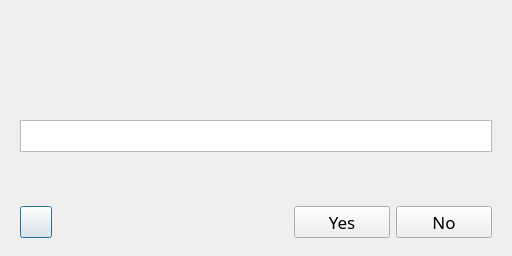
<?xml version="1.0" encoding="UTF-8"?>
<ui version="4.0">
 <class>DialogBool</class>
 <widget class="QDialog" name="DialogBool">
  <property name="geometry">
   <rect>
    <x>0</x>
    <y>0</y>
    <width>512</width>
    <height>256</height>
   </rect>
  </property>
  <property name="minimumSize">
   <size>
    <width>512</width>
    <height>192</height>
   </size>
  </property>
  <property name="font">
   <font>
    <family>Metropolis</family>
    <pointsize>13</pointsize>
   </font>
  </property>
  <property name="windowIcon">
   <iconset resource="../../resources/resources.qrc">
    <normaloff>:/logo/logo/logdoctor.svg</normaloff>:/logo/logo/logdoctor.svg</iconset>
  </property>
  <property name="modal">
   <bool>true</bool>
  </property>
  <layout class="QVBoxLayout" name="verticalLayout">
   <item>
    <widget class="QFrame" name="frame_Message">
     <property name="sizePolicy">
      <sizepolicy hsizetype="Preferred" vsizetype="Minimum">
       <horstretch>0</horstretch>
       <verstretch>0</verstretch>
      </sizepolicy>
     </property>
     <layout class="QGridLayout" name="gridLayout">
      <item row="0" column="0">
       <widget class="QLabel" name="label_Icon">
        <property name="minimumSize">
         <size>
          <width>64</width>
          <height>64</height>
         </size>
        </property>
        <property name="maximumSize">
         <size>
          <width>64</width>
          <height>64</height>
         </size>
        </property>
        <property name="pixmap">
         <pixmap resource="../../resources/resources.qrc">:/icons/quest</pixmap>
        </property>
        <property name="alignment">
         <set>Qt::AlignCenter</set>
        </property>
       </widget>
      </item>
      <item row="0" column="1">
       <widget class="QLabel" name="label_Title">
        <property name="minimumSize">
         <size>
          <width>0</width>
          <height>64</height>
         </size>
        </property>
        <property name="maximumSize">
         <size>
          <width>16777215</width>
          <height>64</height>
         </size>
        </property>
        <property name="font">
         <font>
          <family>Metropolis</family>
          <pointsize>13</pointsize>
         </font>
        </property>
        <property name="text">
         <string/>
        </property>
        <property name="wordWrap">
         <bool>true</bool>
        </property>
        <property name="indent">
         <number>8</number>
        </property>
       </widget>
      </item>
      <item row="1" column="0" colspan="2">
       <widget class="QLabel" name="label_Message">
        <property name="sizePolicy">
         <sizepolicy hsizetype="Preferred" vsizetype="Expanding">
          <horstretch>0</horstretch>
          <verstretch>0</verstretch>
         </sizepolicy>
        </property>
        <property name="minimumSize">
         <size>
          <width>0</width>
          <height>24</height>
         </size>
        </property>
        <property name="font">
         <font>
          <family>Metropolis</family>
          <pointsize>13</pointsize>
         </font>
        </property>
        <property name="alignment">
         <set>Qt::AlignLeading|Qt::AlignLeft|Qt::AlignTop</set>
        </property>
        <property name="wordWrap">
         <bool>true</bool>
        </property>
        <property name="margin">
         <number>4</number>
        </property>
       </widget>
      </item>
      <item row="2" column="0" colspan="2">
       <widget class="QTextBrowser" name="text_Additional">
        <property name="minimumSize">
         <size>
          <width>0</width>
          <height>24</height>
         </size>
        </property>
        <property name="font">
         <font>
          <family>Metropolis</family>
          <pointsize>11</pointsize>
         </font>
        </property>
        <property name="openLinks">
         <bool>false</bool>
        </property>
       </widget>
      </item>
      <item row="3" column="0" colspan="2">
       <widget class="QLabel" name="label_Question">
        <property name="sizePolicy">
         <sizepolicy hsizetype="Preferred" vsizetype="Expanding">
          <horstretch>0</horstretch>
          <verstretch>0</verstretch>
         </sizepolicy>
        </property>
        <property name="minimumSize">
         <size>
          <width>0</width>
          <height>24</height>
         </size>
        </property>
        <property name="font">
         <font>
          <family>Metropolis</family>
          <pointsize>13</pointsize>
         </font>
        </property>
        <property name="alignment">
         <set>Qt::AlignLeading|Qt::AlignLeft|Qt::AlignTop</set>
        </property>
        <property name="wordWrap">
         <bool>true</bool>
        </property>
        <property name="margin">
         <number>4</number>
        </property>
       </widget>
      </item>
     </layout>
    </widget>
   </item>
   <item>
    <widget class="QFrame" name="frame_Buttons">
     <property name="minimumSize">
      <size>
       <width>0</width>
       <height>48</height>
      </size>
     </property>
     <property name="maximumSize">
      <size>
       <width>16777215</width>
       <height>48</height>
      </size>
     </property>
     <layout class="QHBoxLayout" name="horizontalLayout">
      <item>
       <widget class="QPushButton" name="button_ShowAdditional">
        <property name="minimumSize">
         <size>
          <width>32</width>
          <height>32</height>
         </size>
        </property>
        <property name="maximumSize">
         <size>
          <width>32</width>
          <height>32</height>
         </size>
        </property>
        <property name="icon">
         <iconset resource="../../resources/resources.qrc">
          <normaloff>:/icons/down</normaloff>:/icons/down</iconset>
        </property>
        <property name="iconSize">
         <size>
          <width>32</width>
          <height>32</height>
         </size>
        </property>
       </widget>
      </item>
      <item>
       <spacer name="horizontalSpacer">
        <property name="orientation">
         <enum>Qt::Horizontal</enum>
        </property>
        <property name="sizeHint" stdset="0">
         <size>
          <width>333</width>
          <height>27</height>
         </size>
        </property>
       </spacer>
      </item>
      <item>
       <widget class="QPushButton" name="button_YES">
        <property name="minimumSize">
         <size>
          <width>96</width>
          <height>32</height>
         </size>
        </property>
        <property name="maximumSize">
         <size>
          <width>96</width>
          <height>32</height>
         </size>
        </property>
        <property name="text">
         <string>Yes</string>
        </property>
       </widget>
      </item>
      <item>
       <widget class="QPushButton" name="button_NO">
        <property name="minimumSize">
         <size>
          <width>96</width>
          <height>32</height>
         </size>
        </property>
        <property name="maximumSize">
         <size>
          <width>96</width>
          <height>32</height>
         </size>
        </property>
        <property name="text">
         <string>No</string>
        </property>
       </widget>
      </item>
     </layout>
    </widget>
   </item>
  </layout>
 </widget>
 <resources>
  <include location="../../resources/resources.qrc"/>
 </resources>
 <connections/>
</ui>
